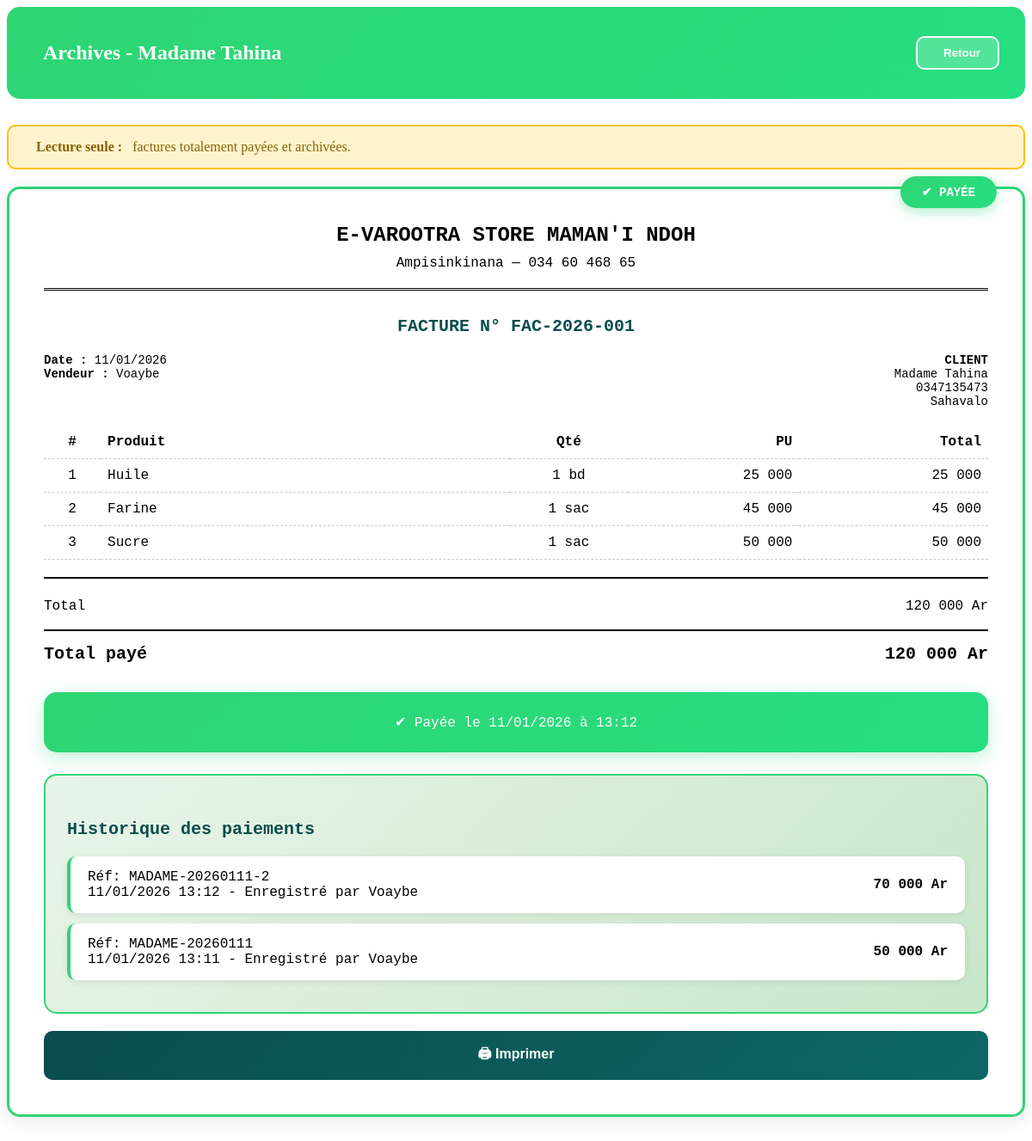
The page /get_archives.php?client_id=1 on the database its author committed.
### tables this page shows
CREATE TABLE IF NOT EXISTS `clients` (
  `id` int NOT NULL AUTO_INCREMENT,
  `nom_complet` varchar(100) NOT NULL,
  `telephone` varchar(20) DEFAULT NULL,
  `adresse` text,
  `actif` tinyint(1) DEFAULT '1',
  `date_creation` timestamp NULL DEFAULT CURRENT_TIMESTAMP,
  PRIMARY KEY (`id`)
);

CREATE TABLE IF NOT EXISTS `dettes` (
  `id` int NOT NULL AUTO_INCREMENT,
  `numero_facture` varchar(50) DEFAULT NULL,
  `client_id` int NOT NULL,
  `produit_unite_id` int NOT NULL COMMENT 'Référence vers produits_unites',
  `quantite` decimal(10,2) NOT NULL,
  `prix_unitaire_fige` decimal(10,2) NOT NULL,
  `montant_total` decimal(10,2) NOT NULL,
  `montant_paye` decimal(10,2) DEFAULT '0.00',
  `montant_restant` decimal(10,2) NOT NULL,
  `statut` enum('active','payee','partiellement_payee') DEFAULT 'active',
  `enregistre_par` int NOT NULL,
  `date_dette` date NOT NULL,
  `date_creation` timestamp NULL DEFAULT CURRENT_TIMESTAMP,
  `date_modification` timestamp NULL DEFAULT CURRENT_TIMESTAMP ON UPDATE CURRENT_TIMESTAMP,
  PRIMARY KEY (`id`),
  KEY `client_id` (`client_id`),
  KEY `produit_unite_id` (`produit_unite_id`),
  KEY `enregistre_par` (`enregistre_par`)
);

CREATE TABLE IF NOT EXISTS `produits` (
  `id` int NOT NULL AUTO_INCREMENT,
  `nom` varchar(100) NOT NULL,
  `description` text,
  `actif` tinyint(1) DEFAULT '1',
  `date_creation` timestamp NULL DEFAULT CURRENT_TIMESTAMP,
  `date_modification` timestamp NULL DEFAULT CURRENT_TIMESTAMP ON UPDATE CURRENT_TIMESTAMP,
  PRIMARY KEY (`id`)
);

CREATE TABLE IF NOT EXISTS `unites` (
  `id` int NOT NULL AUTO_INCREMENT,
  `nom` varchar(50) NOT NULL,
  `symbole` varchar(10) NOT NULL,
  `actif` tinyint(1) DEFAULT '1',
  PRIMARY KEY (`id`),
  UNIQUE KEY `nom` (`nom`)
);

CREATE TABLE IF NOT EXISTS `paiements_dette` (
  `id` int NOT NULL AUTO_INCREMENT,
  `dette_id` int NOT NULL,
  `montant_paye` decimal(10,2) NOT NULL,
  `mode_paiement` enum('especes','mobile_money','cheque','virement') DEFAULT 'especes',
  `reference_paiement` varchar(100) DEFAULT NULL COMMENT 'Numéro de transaction, chèque, etc.',
  `note` text,
  `enregistre_par` int NOT NULL COMMENT 'Utilisateur qui a enregistré le paiement',
  `date_paiement` date NOT NULL,
  `date_creation` timestamp NULL DEFAULT CURRENT_TIMESTAMP,
  PRIMARY KEY (`id`),
  KEY `enregistre_par` (`enregistre_par`),
  KEY `idx_dette` (`dette_id`),
  KEY `idx_date` (`date_paiement`)
);

CREATE TABLE IF NOT EXISTS `utilisateurs` (
  `id` int NOT NULL AUTO_INCREMENT,
  `nom_complet` varchar(100) NOT NULL,
  `pseudo` varchar(50) NOT NULL,
  `mot_de_passe` varchar(255) NOT NULL,
  `date_creation` timestamp NULL DEFAULT CURRENT_TIMESTAMP,
  PRIMARY KEY (`id`),
  UNIQUE KEY `pseudo` (`pseudo`)
);

### get_archives.php (the view, shortened to what this page needs)
<?php
include "config.php";
$client_id = mysqli_real_escape_string($conn, $_GET['client_id']);
$client_query = "SELECT nom_complet, telephone, adresse FROM clients WHERE id = '$client_id'";
$client_result = mysqli_query($conn, $client_query);
$client = mysqli_fetch_assoc($client_result);
$factures_query = "SELECT
        d.numero_facture,
        d.date_dette,
        MAX(d.date_modification) AS date_paiement_complet,
        u.nom_complet AS vendeur_nom,
        u.pseudo AS vendeur_pseudo,
        SUM(d.montant_total) AS total_facture,
        SUM(d.montant_paye) AS total_paye
    FROM dettes d
    JOIN utilisateurs u ON d.enregistre_par = u.id
    WHERE d.client_id = '$client_id'
      AND d.statut = 'payee'
    GROUP BY d.numero_facture, d.date_dette, u.nom_complet, u.pseudo
    ORDER BY date_paiement_complet DESC";
$factures_result = mysqli_query($conn, $factures_query);
$paiements_query = "SELECT
        p.dette_id,
        d.numero_facture,
        p.montant_paye,
        p.reference_paiement,
        p.date_paiement,
        p.date_creation,
        u.pseudo AS enregistre_par_pseudo
    FROM paiements_dette p
    JOIN dettes d ON p.dette_id = d.id
    JOIN utilisateurs u ON p.enregistre_par = u.id
    WHERE d.client_id = '$client_id'
      AND d.statut = 'payee'
    ORDER BY p.date_creation DESC, p.id DESC";
$paiements_result = mysqli_query($conn, $paiements_query);
$paiements_par_facture = [];
while ($paiement = mysqli_fetch_assoc($paiements_result)) {
    $paiements_par_facture[$paiement['numero_facture']][] = $paiement;
}
?>
<div class="archive-header">
    <h2><i class="fas fa-archive"></i> Archives - <?php echo htmlspecialchars($client['nom_complet']); ?></h2>
    <button class="btn-back" onclick="backToList()">
        <i class="fas fa-arrow-left"></i> Retour
    </button>
</div>
<div class="readonly-notice">
    <strong>Lecture seule :</strong> factures totalement payées et archivées.
</div>
<?php
while ($facture = mysqli_fetch_assoc($factures_result)):
    $numero_facture = mysqli_real_escape_string($conn, $facture['numero_facture']);
    $produits_query = "SELECT
            p.nom AS produit_nom,
            u.symbole,
            d.quantite,
            d.prix_unitaire_fige,
            d.montant_total AS total_ligne
        FROM dettes d
        JOIN produits_unites pu ON d.produit_unite_id = pu.id
        JOIN produits p ON pu.produit_id = p.id
        JOIN unites u ON pu.unite_id = u.id
        WHERE d.numero_facture = '$numero_facture'
        ORDER BY d.id";
    $produits_result = mysqli_query($conn, $produits_query);
?>
<div class="facture-card">
    <div class="archive-badge">✔ PAYÉE</div>
    <div class="facture-header">
        <div class="store-name">E-VAROOTRA STORE MAMAN'I NDOH</div>
        <div>Ampisinkinana — 034 60 468 65</div>
    </div>
    <div class="facture-numero">
        FACTURE N° <?php echo htmlspecialchars($facture['numero_facture']); ?>
    </div>
    <div class="facture-info">
        <div>
            <strong>Date :</strong> <?php echo date('d/m/Y', strtotime($facture['date_dette'])); ?><br>
            <strong>Vendeur :</strong> <?php echo htmlspecialchars($facture['vendeur_pseudo']); ?>
        </div>
        <div style="text-align:right">
            <strong>CLIENT</strong><br>
            <?php echo htmlspecialchars($client['nom_complet']); ?><br>
            <?php echo htmlspecialchars($client['telephone']); ?><br>
            <?php echo htmlspecialchars($client['adresse']); ?>
        </div>
    </div>
    <table class="facture-table">
        <thead>
            <tr>
                <th>#</th>
                <th>Produit</th>
                <th class="text-center">Qté</th>
                <th class="text-right">PU</th>
                <th class="text-right">Total</th>
            </tr>
        </thead>
        <tbody>
        <?php $i = 1; while ($p = mysqli_fetch_assoc($produits_result)): ?>
            <tr>
                <td><?php echo $i++; ?></td>
                <td><?php echo htmlspecialchars($p['produit_nom']); ?></td>
                <td>
                    <?php echo number_format($p['quantite'], 0, ',', ' ') . ' ' . htmlspecialchars($p['symbole']); ?>
                </td>
                <td class="text-right"><?php echo number_format($p['prix_unitaire_fige'], 0, ',', ' '); ?></td>
                <td class="text-right"><?php echo number_format($p['total_ligne'], 0, ',', ' '); ?></td>
            </tr>
        <?php endwhile; ?>
        </tbody>
    </table>
    <div class="facture-totals">
        <div class="total-line">
            <span>Total</span>
            <span>
            <?php echo number_format($facture['total_facture'], 0, ',', ' '); ?> Ar
            </span>
        </div>
        <div class="total-line main">
            <span>Total payé</span>
            <span>
                <?php echo number_format($facture['total_paye'], 0, ',', ' '); ?> Ar
            </span>
        </div>
    </div>
    <div class="status-paid-archive">
        ✔ Payée le <?php echo date('d/m/Y à H:i', strtotime($facture['date_paiement_complet'])); ?>
    </div>
    <?php if (!empty($paiements_par_facture[$facture['numero_facture']])): ?>
    <div class="historique-paiements">
        <h4>Historique des paiements</h4>
        <?php foreach ($paiements_par_facture[$facture['numero_facture']] as $pay): ?>
<div class="paiement-item">
    <div>
        Réf: <?php echo htmlspecialchars($pay['reference_paiement']); ?><br>
        <?php
        $datetime = $pay['date_creation'] ?? $pay['date_paiement'] ?? '';
        echo date('d/m/Y H:i', strtotime($datetime));
        ?>
        - Enregistré par <?php echo htmlspecialchars($pay['enregistre_par_pseudo'] ?? 'Inconnu'); ?>
    </div>
    <strong><?php echo number_format($pay['montant_paye'], 0, ',', ' '); ?> Ar</strong>
</div>
        <?php endforeach; ?>
    </div>
    <?php endif; ?>
    <button class="btn-print" onclick="window.print()">🖨 Imprimer</button>
</div>
<?php endwhile; ?>

### get_archives.php (style rules this page uses)
.archive-header { background: linear-gradient(135deg, #2ed573 0%, #26de81 100%); color: white; padding: 20px 30px; border-radius: 15px; margin-bottom: 30px; display: flex; align-items: center; justify-content: space-between; }
.archive-header h2 { font-size: 24px; display: flex; align-items: center; gap: 12px; }
.btn-back { background: rgba(255,255,255,0.2); color: white; padding: 10px 20px; border: 2px solid white; border-radius: 10px; cursor: pointer; display: inline-flex; align-items: center; gap: 10px; font-weight: 600; transition: all 0.3s ease; }
.facture-card { background: white; border-radius: 15px; padding: 40px; margin-bottom: 30px; box-shadow: 0 4px 20px rgba(0,0,0,0.1); font-family: 'Courier New', monospace; position: relative; border: 3px solid #2ed573; }
.archive-badge { position: absolute; top: -15px; right: 30px; background: linear-gradient(135deg, #2ed573 0%, #26de81 100%); color: white; padding: 10px 25px; border-radius: 25px; font-size: 14px; font-weight: bold; box-shadow: 0 4px 15px rgba(46, 213, 115, 0.4); display: flex; align-items: center; gap: 8px; }
.facture-header { text-align: center; margin-bottom: 30px; border-bottom: 3px double #000; padding-bottom: 20px; }
.store-name { font-size: 24px; font-weight: bold; margin-bottom: 10px; }
.facture-numero { text-align: center; font-size: 20px; font-weight: bold; margin: 20px 0; color: #0a4d4d; }
.facture-info { display: flex; justify-content: space-between; margin: 20px 0; font-size: 14px; }
.facture-table { width: 100%; border-collapse: collapse; table-layout: fixed; }
.facture-table th, .facture-table td { padding: 10px 8px; border-bottom: 1px dashed #ccc; }
.facture-table th:nth-child(1), td:nth-child(1) { width: 5%; text-align: center; }
.facture-table th:nth-child(2), td:nth-child(2) { width: 45%; text-align: left; }
.facture-table th:nth-child(3), td:nth-child(3) { width: 12%; text-align: center; }
.facture-table th:nth-child(4), td:nth-child(4) { width: 18%; text-align: right; }
.facture-table th:nth-child(5), td:nth-child(5) { width: 20%; text-align: right; }
.facture-totals { margin-top: 20px; border-top: 2px solid #000; padding-top: 15px; }
.total-line { display: flex; justify-content: space-between; padding: 8px 0; font-size: 16px; }
.total-line.main { font-size: 20px; font-weight: bold; border-top: 2px solid #000; padding-top: 15px; margin-top: 10px; }
.status-paid-archive { background: linear-gradient(135deg, #2ed573 0%, #26de81 100%); color: white; padding: 25px; border-radius: 15px; margin: 25px 0; text-align: center; box-shadow: 0 6px 20px rgba(46, 213, 115, 0.3); }
.historique-paiements { background: linear-gradient(135deg, #e8f5e9 0%, #c8e6c9 100%); padding: 25px; border-radius: 15px; margin-top: 25px; border: 2px solid #2ed573; }
.historique-paiements h4 { color: #0a4d4d; margin-bottom: 20px; font-size: 20px; display: flex; align-items: center; gap: 10px; }
.paiement-item { background: white; padding: 15px 20px; border-radius: 10px; margin-bottom: 12px; display: flex; justify-content: space-between; align-items: center; box-shadow: 0 2px 8px rgba(0,0,0,0.08); border-left: 4px solid #2ed573; }
.btn-print { width: 100%; padding: 15px; background: linear-gradient(135deg, #0a4d4d 0%, #0d6666 100%); color: white; border: none; border-radius: 10px; font-size: 16px; font-weight: bold; cursor: pointer; margin-top: 20px; transition: all 0.3s ease; display: flex; align-items: center; justify-content: center; gap: 10px; }
.readonly-notice { background: #fff3cd; border: 2px solid #ffc107; color: #856404; padding: 15px 20px; border-radius: 10px; margin-bottom: 20px; display: flex; align-items: center; gap: 12px; font-weight: 500; }

### rows shown on the page
clients: nom_complet "Madame Tahina", telephone "0347135473", adresse "Sahavalo"
dettes: produits.nom "Huile", quantite "1", unites.symbole "bd", prix_unitaire_fige "25 000", montant_total "25 000"
dettes: produits.nom "Farine", quantite "1", unites.symbole "sac", prix_unitaire_fige "45 000", montant_total "45 000"
dettes: produits.nom "Sucre", quantite "1", unites.symbole "sac", prix_unitaire_fige "50 000", montant_total "50 000"
paiements_dette: reference_paiement "MADAME-20260111-2", date_creation "11/01/2026 13:12", enregistre_par.pseudo "Voaybe", montant_paye "70 000"
paiements_dette: reference_paiement "MADAME-20260111", date_creation "11/01/2026 13:11", enregistre_par.pseudo "Voaybe", montant_paye "50 000"

### other values the page prints
$facture['numero_facture'] "FAC-2026-001"
date('d/m/Y', strtotime($facture['date_dette'])) "11/01/2026"
$facture['vendeur_pseudo'] "Voaybe"
$facture['total_facture'] "120 000"
$facture['total_paye'] "120 000"
date('d/m/Y à H:i', strtotime($facture['date_paiement_complet'])) "11/01/2026 à 13:12"
